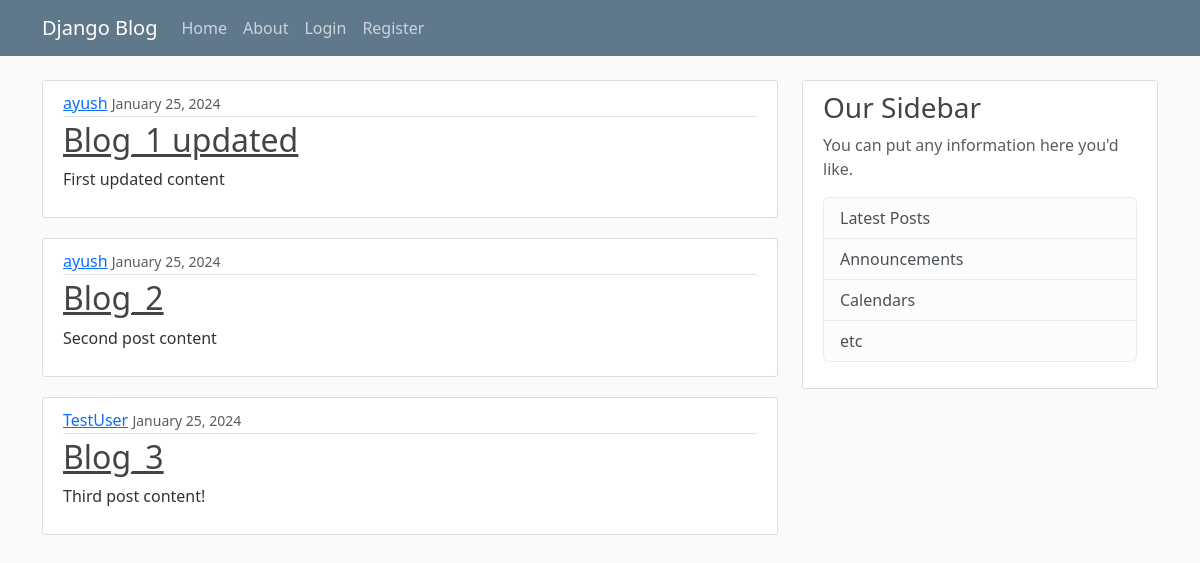
The page / on the database its author committed.
### blog/models.py (models this page shows, shortened)
class Post(models.Model):
    title = models.CharField(max_length = 100)
    content = models.TextField()
    date_posted = models.DateTimeField(default = timezone.now)
    author = models.ForeignKey(User, on_delete = models.CASCADE)

### blog/views.py (the view)
# urls.py: path('', views.home, name="blog_home"),
def home(request):
    return render(request, "blog/home.html",{
        'posts':Post.objects.all()
    })

### blog/templates/blog/home.html
{% extends "blog/base.html"%}
{% block content%}
    {%  for post in posts %}
    <article class="media content-section">
        <div class="media-body">
          <div class="article-metadata">
            <a class="mr-2" href="#">{{ post.author }}</a>
            <small class="text-muted">{{ post.date_posted|date:"F d, Y" }}</small>
          </div>
          <h2><a class="article-title" href="#">{{ post.title }}</a></h2>
          <p class="article-content">{{ post.content }}</p>
        </div>
      </article>
    {% endfor %}
{% endblock content%}

### blog/static/blog/main.css (style rules this page uses)
body { background: #fafafa; color: #333333; margin-top: 5rem; }
h1, h2, h3, h4, h5, h6 { color: #444444; }
.content-section { background: #ffffff; padding: 10px 20px; border: 1px solid #dddddd; border-radius: 3px; margin-bottom: 20px; }
.article-title { color: #444444; }
.article-content { white-space: pre-line; }
.article-metadata { padding-bottom: 1px; margin-bottom: 4px; border-bottom: 1px solid #e3e3e3 }

### rows shown on the page
Post: author "ayush", date_posted "January 25, 2024", title "Blog_1 updated", content "First updated content"
Post: author "ayush", date_posted "January 25, 2024", title "Blog_2", content "Second post content"
Post: author "TestUser", date_posted "January 25, 2024", title "Blog_3", content "Third post content!"
